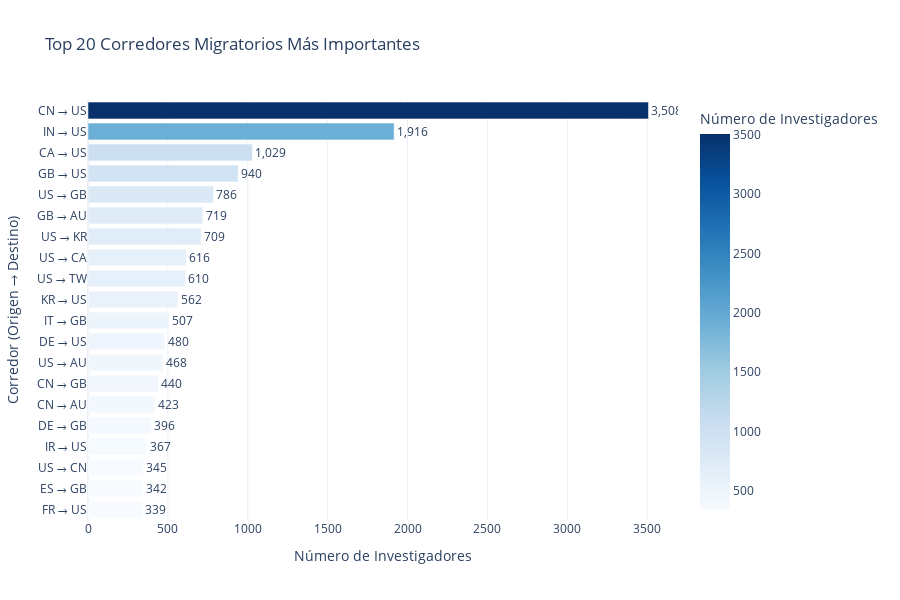

Notebook source saved alongside this figure:
### Markdown cell above
## 6. Análisis de Corredores Migratorios

Identificamos los **corredores bilaterales** más importantes (rutas específicas origen→destino).

### Code cell
# Top 20 corredores
top_corridors = df_flows.nlargest(20, 'n_researchers')[[
    'route', 'origin', 'destination', 'n_researchers',
    'phd_year_mean', 'origin_year_mean'
]].copy()

print(f"🛤️  TOP 20 CORREDORES MIGRATORIOS\n" + "="*70)
display(top_corridors)

# Visualización
fig = px.bar(
    top_corridors,
    x='n_researchers',
    y='route',
    orientation='h',
    title='Top 20 Corredores Migratorios Más Importantes',
    labels={'n_researchers': 'Número de Investigadores', 'route': 'Corredor (Origen → Destino)'},
    color='n_researchers',
    color_continuous_scale='Blues',
    text='n_researchers'
)
fig.update_traces(texttemplate='%{text:,.0f}', textposition='outside')
fig.update_layout(height=600, showlegend=False, yaxis={'categoryorder':'total ascending'})
fig.show()

### Figure 1 — Plotly figure (JSON) as saved in the notebook; plotly's stock layout.template omitted (floating-point values rounded to 4 significant figures)
{"data": [{"hovertemplate": "Número de Investigadores=%{marker.color}<br>Corredor (Origen → Destino)=%{y}<extra></extra>", "legendgroup": "", "marker": {"color": [3508, 1916, 1029, 940, 786, 719, 709, 616, 610, 562, 507, 480, 468, 440, 423, 396, 367, 345, 342, 339], "coloraxis": "coloraxis", "pattern": {"shape": ""}}, "name": "", "orientation": "h", "showlegend": false, "text": [3508.0, 1916.0, 1029.0, 940.0, 786.0, 719.0, 709.0, 616.0, 610.0, 562.0, 507.0, 480.0, 468.0, 440.0, 423.0, 396.0, 367.0, 345.0, 342.0, 339.0], "textposition": "outside", "texttemplate": "%{text:,.0f}", "type": "bar", "x": [3508, 1916, 1029, 940, 786, 719, 709, 616, 610, 562, 507, 480, 468, 440, 423, 396, 367, 345, 342, 339], "xaxis": "x", "y": ["CN → US", "IN → US", "CA → US", "GB → US", "US → GB", "GB → AU", "US → KR", "US → CA", "US → TW", "KR → US", "IT → GB", "DE → US", "US → AU", "CN → GB", "CN → AU", "DE → GB", "IR → US", "US → CN", "ES → GB", "FR → US"], "yaxis": "y"}], "layout": {"barmode": "relative", "coloraxis": {"colorbar": {"title": {"text": "Número de Investigadores"}}, "colorscale": [[0, "rgb(247,251,255)"], [0.125, "rgb(222,235,247)"], [0.25, "rgb(198,219,239)"], [0.375, "rgb(158,202,225)"], [0.5, "rgb(107,174,214)"], [0.625, "rgb(66,146,198)"], [0.75, "rgb(33,113,181)"], [0.875, "rgb(8,81,156)"], [1, "rgb(8,48,107)"]]}, "height": 600, "legend": {"tracegroupgap": 0}, "showlegend": false, "title": {"text": "Top 20 Corredores Migratorios Más Importantes"}, "xaxis": {"anchor": "y", "domain": [0, 1], "title": {"text": "Número de Investigadores"}}, "yaxis": {"anchor": "x", "categoryorder": "total ascending", "domain": [0, 1], "title": {"text": "Corredor (Origen → Destino)"}}}}
